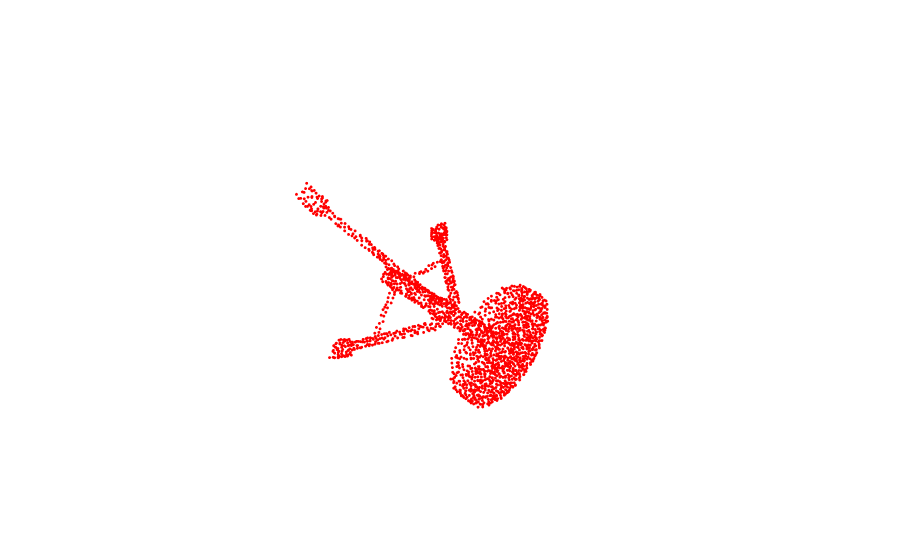

This figure's notebook cell:
### Code cell
# replace drawing function to show in notebook
o3d.visualization.draw_geometries = draw 
o3d.visualization.draw_geometries([pcd])

### Figure 1 — Plotly figure (JSON) as saved in the notebook; plotly's stock layout.template omitted (floating-point values rounded to 4 significant figures; data arrays with more than 128 entries replaced by an {"elided": "..."} marker saying what was removed)
{"data": [{"marker": {"color": {"elided": "2048x3 int values"}, "size": 1}, "mode": "markers", "type": "scatter3d", "x": {"elided": "2048 float values"}, "y": {"elided": "2048 float values"}, "z": {"elided": "2048 float values"}}], "layout": {"scene": {"xaxis": {"visible": false}, "yaxis": {"visible": false}, "zaxis": {"visible": false}}}}
